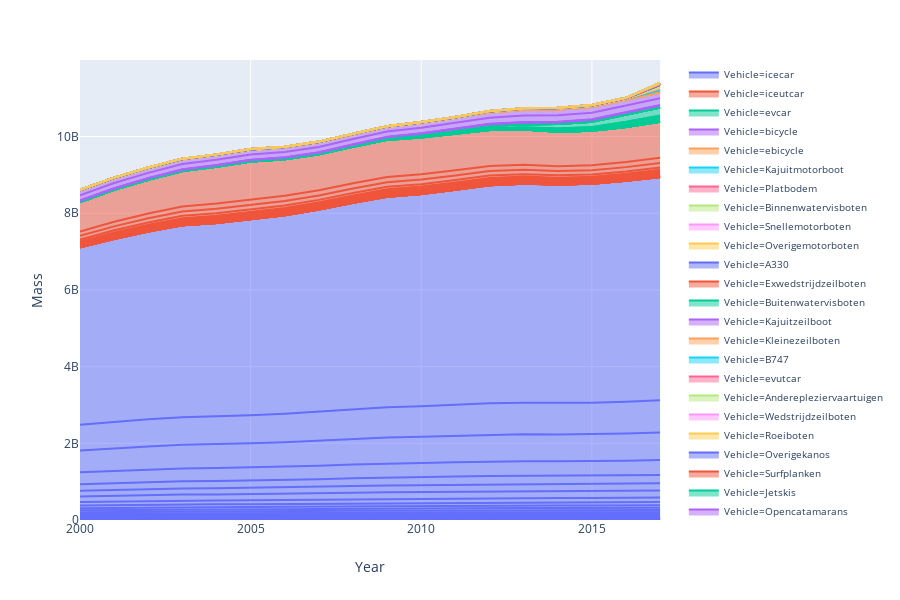

The code cell stored with this chart in its notebook:
### Code cell
func.PlotMass2D(mat, D=['Vehicle', 'Material'])
